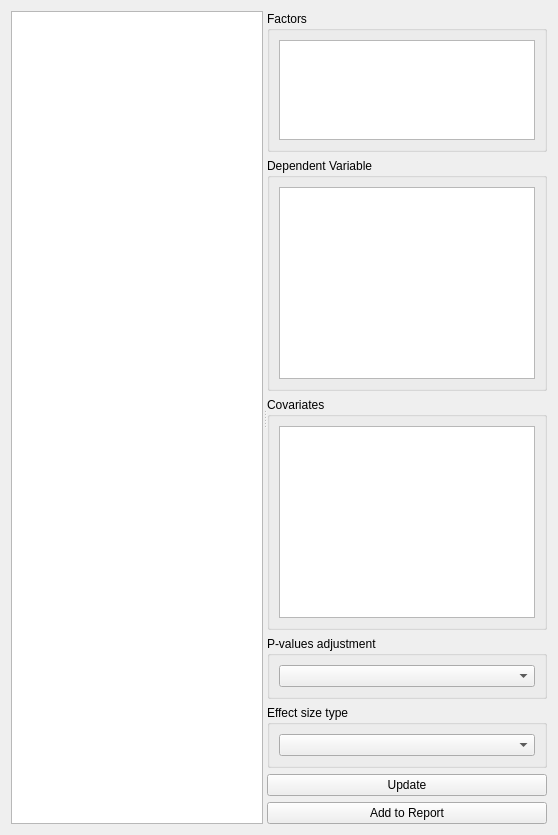
<?xml version="1.0" encoding="UTF-8"?>
<ui version="4.0">
 <author>Anton Rau</author>
 <class>AncovaWidget</class>
 <widget class="QWidget" name="AncovaWidget">
  <layout class="QVBoxLayout" name="verticalLayout">
   <item>
    <widget class="QSplitter" name="splitter">
     <property name="sizePolicy">
      <sizepolicy hsizetype="Expanding" vsizetype="Expanding">
       <horstretch>0</horstretch>
       <verstretch>0</verstretch>
      </sizepolicy>
     </property>
     <property name="orientation">
      <enum>Qt::Orientation::Horizontal</enum>
     </property>
     <widget class="QTextEdit" name="textEdit">
      <property name="sizePolicy">
       <sizepolicy hsizetype="Expanding" vsizetype="Expanding">
        <horstretch>1</horstretch>
        <verstretch>0</verstretch>
       </sizepolicy>
      </property>
      <property name="undoRedoEnabled">
       <bool>false</bool>
      </property>
      <property name="lineWrapMode">
       <enum>QTextEdit::LineWrapMode::NoWrap</enum>
      </property>
      <property name="readOnly">
       <bool>true</bool>
      </property>
     </widget>
     <widget class="QWidget" name="widgetSettings" native="true">
      <layout class="QVBoxLayout" name="verticalLayout_5">
       <item>
        <widget class="QGroupBox" name="groupBoxFactors">
         <property name="title">
          <string>Factors</string>
         </property>
         <layout class="QVBoxLayout" name="verticalLayout_8">
          <item>
           <widget class="FactorsTableWidget" name="tableWidgetFactors">
            <property name="sizePolicy">
             <sizepolicy hsizetype="Expanding" vsizetype="Minimum">
              <horstretch>0</horstretch>
              <verstretch>0</verstretch>
             </sizepolicy>
            </property>
            <property name="maximumSize">
             <size>
              <width>16777215</width>
              <height>100</height>
             </size>
            </property>
            <property name="selectionMode">
             <enum>QAbstractItemView::SelectionMode::SingleSelection</enum>
            </property>
           </widget>
          </item>
         </layout>
        </widget>
       </item>
       <item>
        <widget class="QGroupBox" name="groupBoxDependentVariable">
         <property name="title">
          <string>Dependent Variable</string>
         </property>
         <layout class="QVBoxLayout" name="verticalLayout_3">
          <item>
           <widget class="VariablesTableWidget" name="tableWidgetDependentVariable"/>
          </item>
         </layout>
        </widget>
       </item>
       <item>
        <widget class="QGroupBox" name="groupBoxCovariates">
         <property name="title">
          <string>Covariates</string>
         </property>
         <layout class="QVBoxLayout" name="verticalLayout_4">
          <item>
           <widget class="VariablesTableWidget" name="tableWidgetCovariates">
            <property name="selectionMode">
             <enum>QAbstractItemView::SelectionMode::MultiSelection</enum>
            </property>
           </widget>
          </item>
         </layout>
        </widget>
       </item>
       <item>
        <widget class="QGroupBox" name="groupBoxPAdjustment">
         <property name="title">
          <string>P-values adjustment</string>
         </property>
         <layout class="QVBoxLayout" name="verticalLayout_7">
          <item>
           <widget class="QComboBox" name="comboBoxPAdjustment"/>
          </item>
         </layout>
        </widget>
       </item>
       <item>
        <widget class="QGroupBox" name="groupBoxEffectSizeType">
         <property name="title">
          <string>Effect size type</string>
         </property>
         <layout class="QVBoxLayout" name="verticalLayout_6">
          <item>
           <widget class="QComboBox" name="comboBoxEffectSizeType"/>
          </item>
         </layout>
        </widget>
       </item>
       <item>
        <widget class="QPushButton" name="pushButtonUpdate">
         <property name="text">
          <string>Update</string>
         </property>
        </widget>
       </item>
       <item>
        <widget class="QPushButton" name="pushButtonAddReport">
         <property name="text">
          <string>Add to Report</string>
         </property>
        </widget>
       </item>
      </layout>
     </widget>
    </widget>
   </item>
  </layout>
 </widget>
 <customwidgets>
  <customwidget>
   <class>VariablesTableWidget</class>
   <extends>QTableWidget</extends>
   <header>tse_analytics.views.misc.variables_table_widget</header>
  </customwidget>
  <customwidget>
   <class>FactorsTableWidget</class>
   <extends>QTableWidget</extends>
   <header>tse_analytics.views.misc.factors_table_widget</header>
  </customwidget>
 </customwidgets>
 <resources>
  <include location="../../../../resources/resources.qrc"/>
 </resources>
 <connections/>
</ui>
